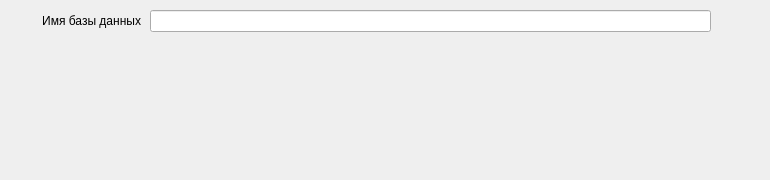
     <widget class="QWidget" name="tab_db1c">
      <attribute name="title">
       <string>Копирование базы 1с MS SQL</string>
      </attribute>
      <widget class="QFrame" name="frm_db1c">
       <property name="geometry">
        <rect>
         <x>0</x>
         <y>0</y>
         <width>761</width>
         <height>171</height>
        </rect>
       </property>
       <property name="autoFillBackground">
        <bool>true</bool>
       </property>
       <property name="frameShape">
        <enum>QFrame::Shape::NoFrame</enum>
       </property>
       <property name="frameShadow">
        <enum>QFrame::Shadow::Plain</enum>
       </property>
       <widget class="QLineEdit" name="edit_source_2">
        <property name="geometry">
         <rect>
          <x>150</x>
          <y>10</y>
          <width>561</width>
          <height>22</height>
         </rect>
        </property>
        <property name="focusPolicy">
         <enum>Qt::FocusPolicy::NoFocus</enum>
        </property>
        <property name="readOnly">
         <bool>true</bool>
        </property>
       </widget>
       <widget class="QLabel" name="lbl_dbname">
        <property name="geometry">
         <rect>
          <x>10</x>
          <y>10</y>
          <width>131</width>
          <height>22</height>
         </rect>
        </property>
        <property name="text">
         <string>Имя базы данных</string>
        </property>
        <property name="alignment">
         <set>Qt::AlignmentFlag::AlignRight|Qt::AlignmentFlag::AlignTrailing|Qt::AlignmentFlag::AlignVCenter</set>
        </property>
       </widget>
      </widget>
     </widget>
